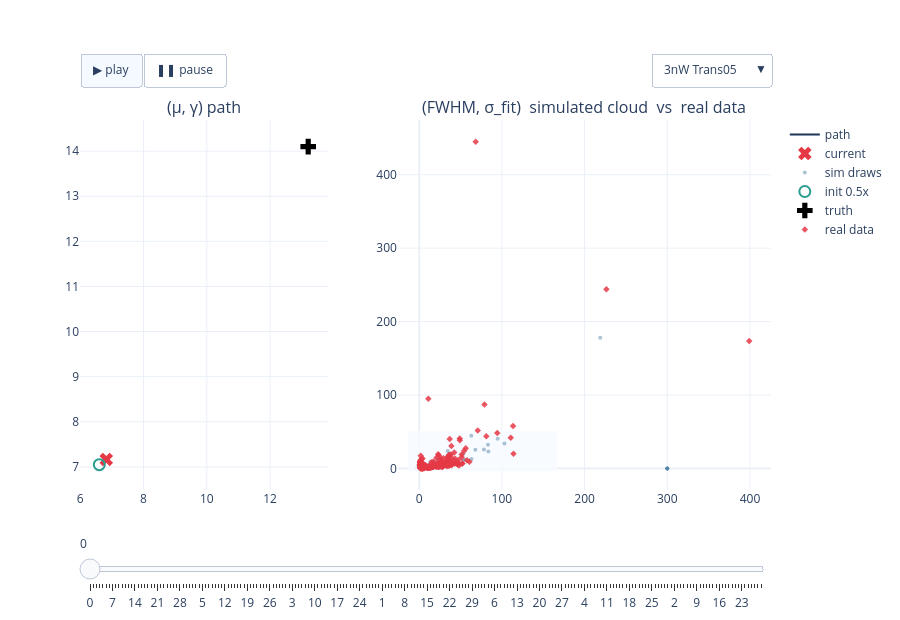

Write notebook code for a chart like this one.
### Code cell
# FIG 1b — 3nW interactive: path + cloud, experiment dropdown + play/slider   (22a verbatim)
fig_3nW = build_power_figure(RESULTS, '3nW')
if fig_3nW is not None:
    _h = os.path.join(REPO_ROOT, 'notebooks', '24_realdata_accuracy', '24b-fig1b-3nW-paths-clouds.html')
    fig_3nW.write_html(_h, include_plotlyjs='cdn', config=CONFIG_PLOT)
    print('wrote', _h, f'({os.path.getsize(_h)/1e6:.1f} MB)')
    fig_3nW.show(config=CONFIG_PLOT)
